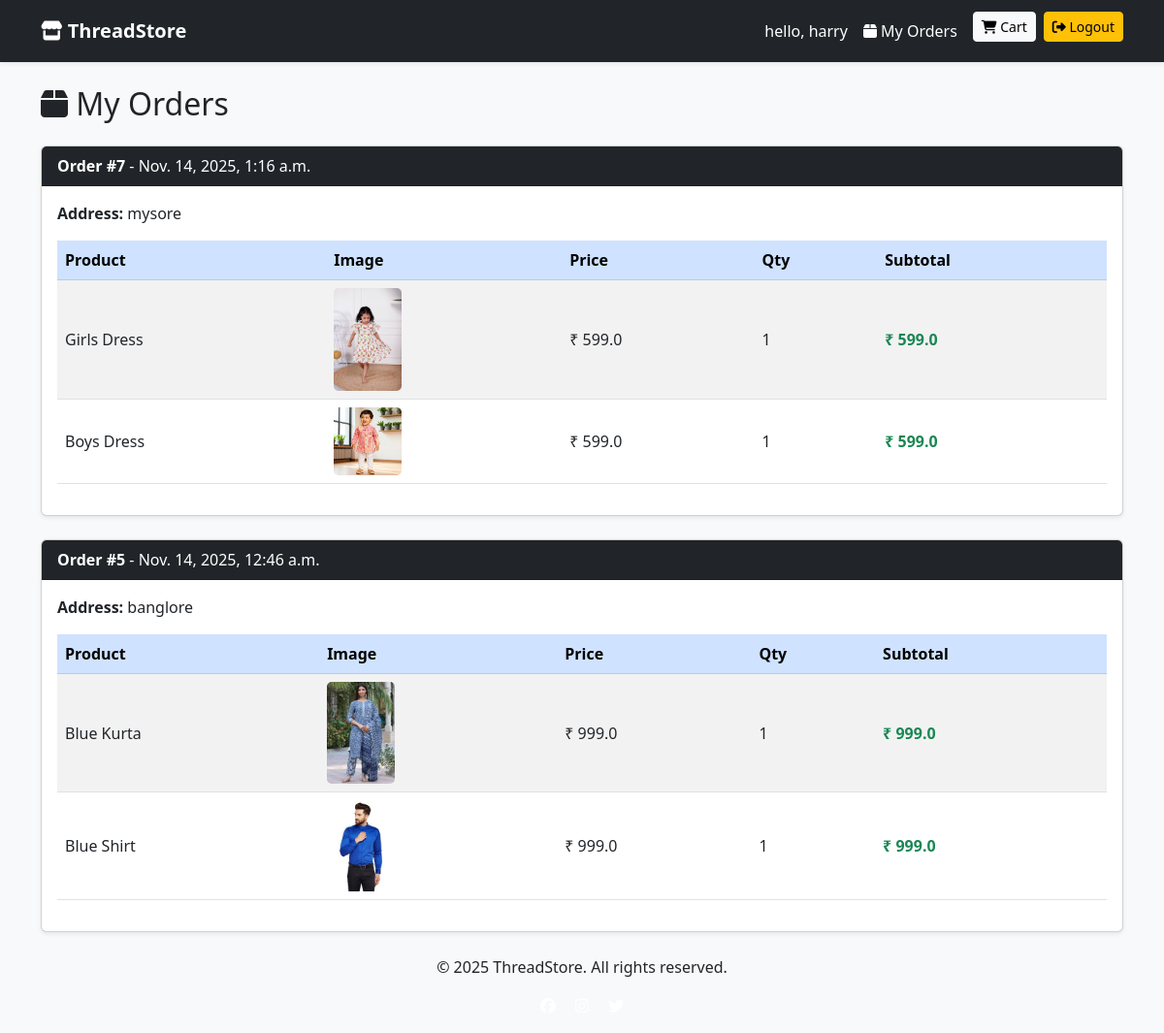
Page /my-orders/ (signed in) on the committed database.
### store/models.py (models this page shows, shortened)
class Order(models.Model):
    user = models.ForeignKey(User, on_delete=models.CASCADE, null=True, blank=True)
    name = models.CharField(max_length=100)
    email = models.EmailField()
    address = models.TextField()
    created_at = models.DateTimeField(auto_now_add=True)

class OrderItem(models.Model):
    order = models.ForeignKey(Order, on_delete=models.CASCADE)
    product = models.ForeignKey(Product, on_delete=models.CASCADE)
    quantity = models.IntegerField()
    price = models.FloatField()
    def subtotal(self):
        return self.quantity * self.price

class Product(models.Model):
    category = models.ForeignKey(Category, on_delete=models.CASCADE)
    title = models.CharField(max_length=200)
    description = models.TextField()
    price = models.FloatField()
    image = models.ImageField(upload_to='products/')
    stock = models.IntegerField(default=10)

### store/views.py (the view)
# urls.py: path('my-orders/', views.my_orders, name="my_orders"),
def my_orders(request):
    if not request.user.is_authenticated:
        return redirect("login")
    orders = (
        Order.objects
        .filter(user=request.user)
        .prefetch_related("orderitem_set__product")
        .order_by("-created_at")
    )
    return render(request, "store/my_orders.html", {"orders": orders})

### templates/store/my_orders.html
{% extends "store/base.html" %}
{% block content %}
<h2 class="mb-4"><i class="fa-solid fa-box"></i> My Orders</h2>
{% for order in orders %}
<div class="card shadow-sm mb-4">
  <div class="card-header bg-dark text-white">
    <strong>Order #{{ order.id }}</strong>
    <span class="text-light-50"> - {{ order.created_at }}</span>
  </div>
  <div class="card-body">
    <p><strong>Address:</strong> {{ order.address }}</p>
    <table class="table table-striped align-middle">
      <thead class="table-primary">
        <tr>
          <th>Product</th>
          <th>Image</th>
          <th>Price</th>
          <th>Qty</th>
          <th>Subtotal</th>
        </tr>
      </thead>
      <tbody>
        {% for item in order.orderitem_set.all %}
        <tr>
          <td>{{ item.product.title }}</td>
          <td><img src="{{ item.product.image.url }}" style="width:70px; border-radius:5px;"></td>
          <td>₹ {{ item.price }}</td>
          <td>{{ item.quantity }}</td>
          <td class="fw-bold text-success">₹ {{ item.subtotal }}</td>
        </tr>
        {% endfor %}
      </tbody>
    </table>
  </div>
</div>
{% empty %}
<p>No orders yet.</p>
{% endfor %}
{% endblock %}

### templates/store/base.html (shortened to what this page needs)
<!DOCTYPE html>
<html>
<head>
    <link href="https://cdn.jsdelivr.net/npm/bootstrap@5.3.0/dist/css/bootstrap.min.css" rel="stylesheet">
    <link href="https://cdnjs.cloudflare.com/ajax/libs/font-awesome/6.5.0/css/all.min.css" rel="stylesheet">
</head>
<body>
<nav class="navbar navbar-dark bg-dark navbar-expand-lg shadow-sm">
  <div class="container">
    <a class="navbar-brand fw-bold" href="/">
        <i class="fa-solid fa-store"></i> ThreadStore
    </a>
    <div class="collapse navbar-collapse" id="navMenu">
      <ul class="navbar-nav">
        {% if user.is_authenticated %}
        <li class="nav-item">
          <a class="nav-link text-white" href="/">
             hello, {{user.username}}
          </a>
        </li>
        <li class="nav-item">
          <a class="nav-link text-white" href="/my-orders/">
            <i class="fa-solid fa-box"></i> My Orders
          </a>
        </li>
        <li class="nav-item ms-2">
          <a class="btn btn-light btn-sm" href="/cart/">
            <i class="fa-solid fa-cart-shopping"></i> Cart
          </a>
        </li>
        <li class="nav-item ms-2">
          <a class="btn btn-warning btn-sm" href="/logout/">
            <i class="fa-solid fa-right-from-bracket"></i> Logout
          </a>
        </li>
        {% endif %}
      </ul>
    </div>
  </div>
</nav>
<div class="container mt-4">
  {% block content %}{% endblock %}
</div>
<footer>
  <div class="container text-center">
    <p>© 2025 ThreadStore. All rights reserved.</p>
    <p>
      <a href="https://www.facebook.com" target="_blank" class="text-white mx-2"><i class="fa-brands fa-facebook"></i></a>
      <a href="https://www.instagram.com" target="_blank" class="text-white mx-2"><i class="fa-brands fa-instagram"></i></a>
      <a href="https://www.twitter.com" target="_blank" class="text-white mx-2"><i class="fa-brands fa-twitter"></i></a>
    </p>
  </div>
</footer>
</body>
</html>

### templates/store/base.html (style rules this page uses)
body { background: #f8f9fa; }
.navbar { padding: 12px 0; }

### rows in the picture
Order: id "7", created_at "Nov. 14, 2025, 1:16 a.m.", address "mysore"
OrderItem: product "Girls Dress", product.image (picture), price "599.0", quantity "1", subtotal "599.0"
OrderItem: product "Boys Dress", product.image (picture), price "599.0", quantity "1", subtotal "599.0"
Order: id "5", created_at "Nov. 14, 2025, 12:46 a.m.", address "banglore"
OrderItem: product "Blue Kurta", product.image (picture), price "999.0", quantity "1", subtotal "999.0"
OrderItem: product "Blue Shirt", product.image (picture), price "999.0", quantity "1", subtotal "999.0"

### other values in the picture
{{ user.username }} "harry"
